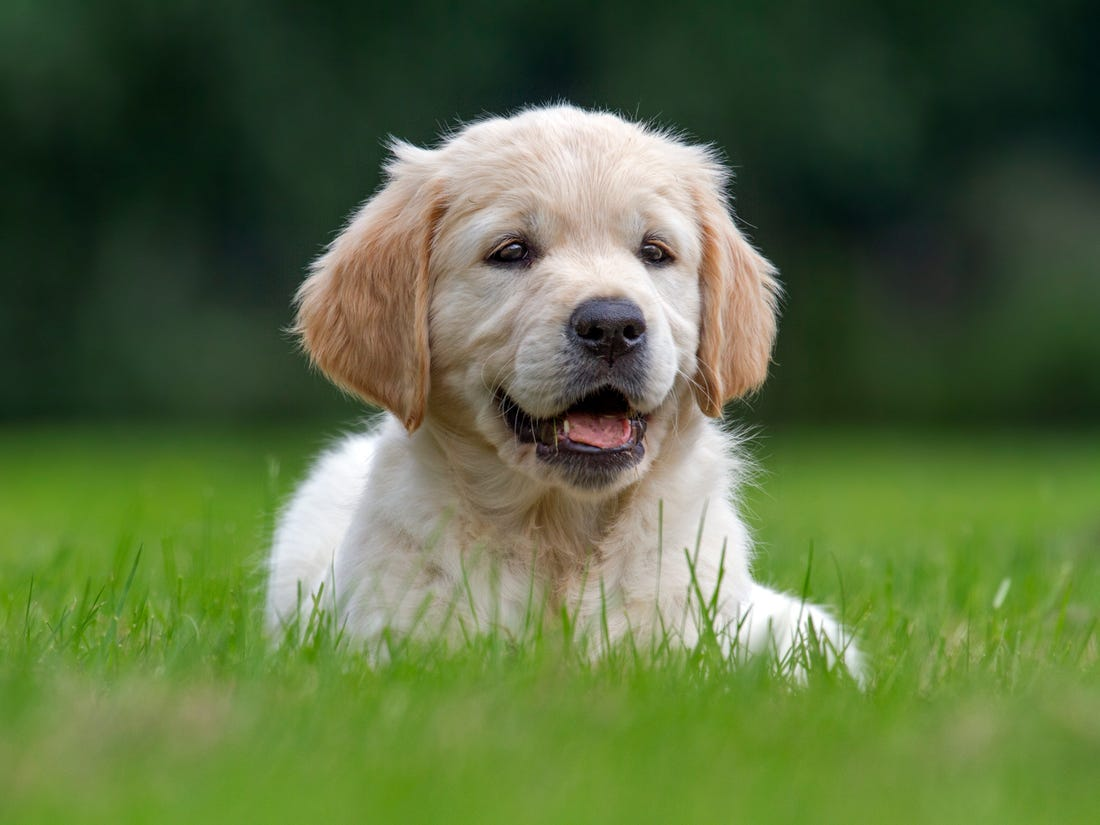
#> input picture sample_images/Dog.jpg, 1100 x 825 px
$ python -i image_processing.py   (imports and definitions only)
#> lines starting #> are read from the running program, lines starting #| are printed output that depends on the picture; after the words box and inside, x2 and y2 are one past the last pixel; in counts of white or black regions, pixels touching at a corner belong together
#> further down, picture is the input picture: shape (825, 1100, 3); mean B, G, R 64.9, 108, 89.4
import cv2
import numpy as np


def convert_to_grayscale(image):
    return cv2.cvtColor(image, cv2.COLOR_BGR2GRAY)
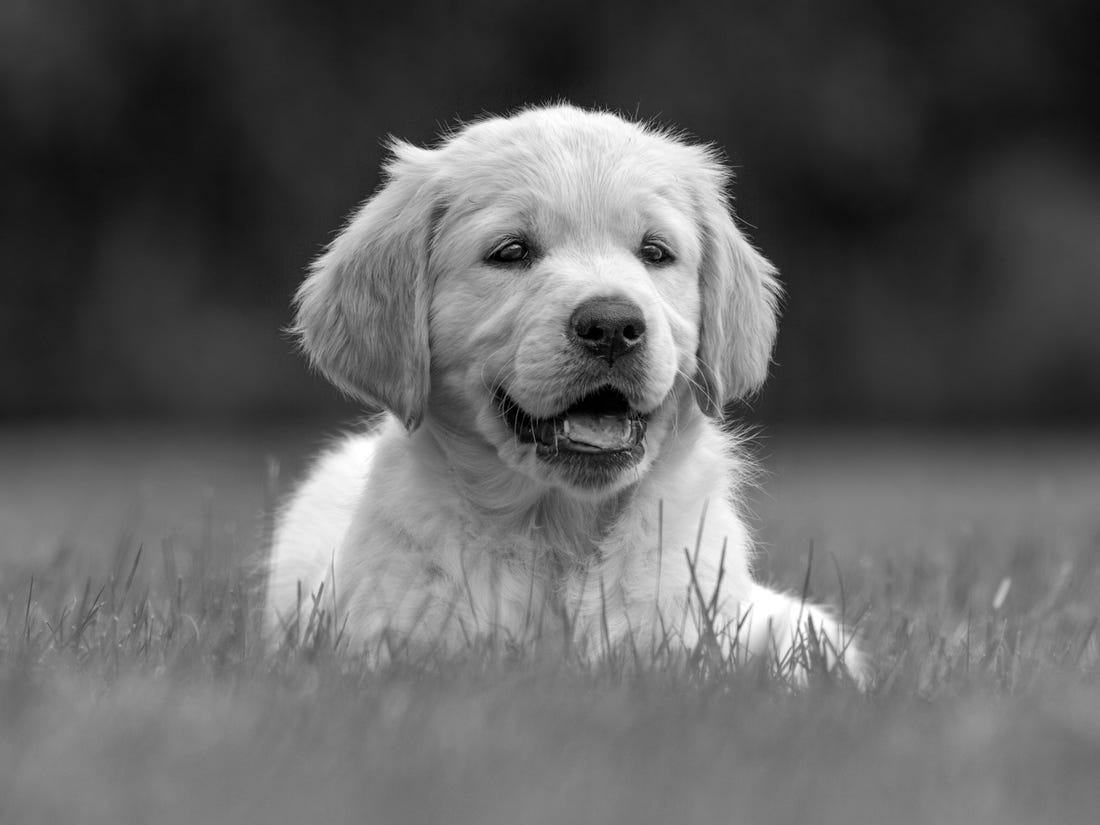
#> returned value: shape (825, 1100); min 0, max 255, mean 97.6


def apply_blur(image):
    return cv2.GaussianBlur(image, (5, 5), 0)


def detect_edges(image):
    gray = convert_to_grayscale(image)
    blurred = apply_blur(gray)
    return cv2.Canny(blurred, 100, 200)
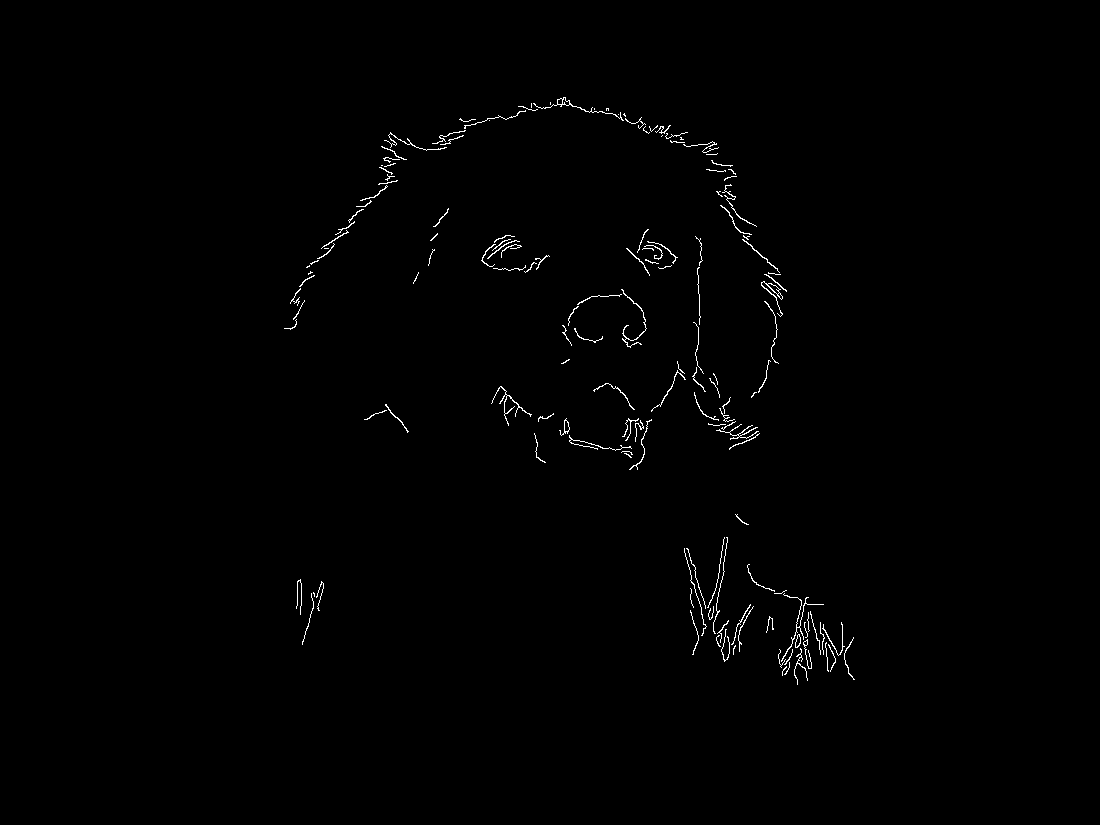
#> returned value: shape (825, 1100); 0.65% white in thin lines or dots, all inside (x1, y1, x2, y2) = (284, 97, 855, 685)


def apply_threshold(image):
    gray = convert_to_grayscale(image)
    _, threshold = cv2.threshold(
        gray, 127, 255, cv2.THRESH_BINARY
    )
    return threshold

>>> import cv2
>>> picture = cv2.imread('sample_images/Dog.jpg')
>>> result = detect_edges(picture)

$ run again, on sample_images/indoor_scene.jpg
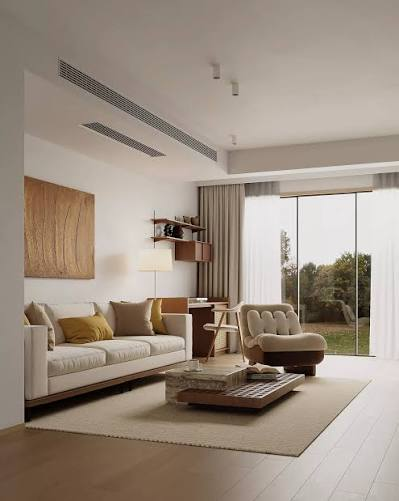
#> input picture sample_images/indoor_scene.jpg, 399 x 501 px
#> picture is the input picture: shape (501, 399, 3); mean B, G, R 130.2, 142.9, 156.4
#> in convert_to_grayscale, `return cv2.cvtColor(image, cv2.COLOR_BGR2GRAY)`:
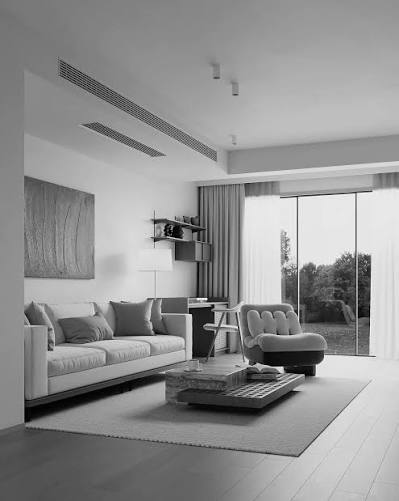
#> returned value: shape (501, 399); min 0, max 252, mean 145.5
#> in detect_edges, `return cv2.Canny(blurred, 100, 200)`:
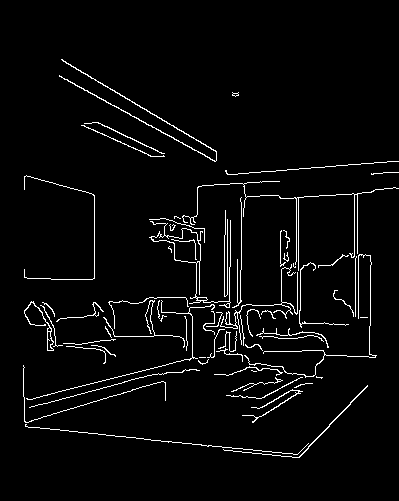
#> returned value: shape (501, 399); 3.5% white in thin lines or dots, all inside (x1, y1, x2, y2) = (23, 59, 399, 458)
